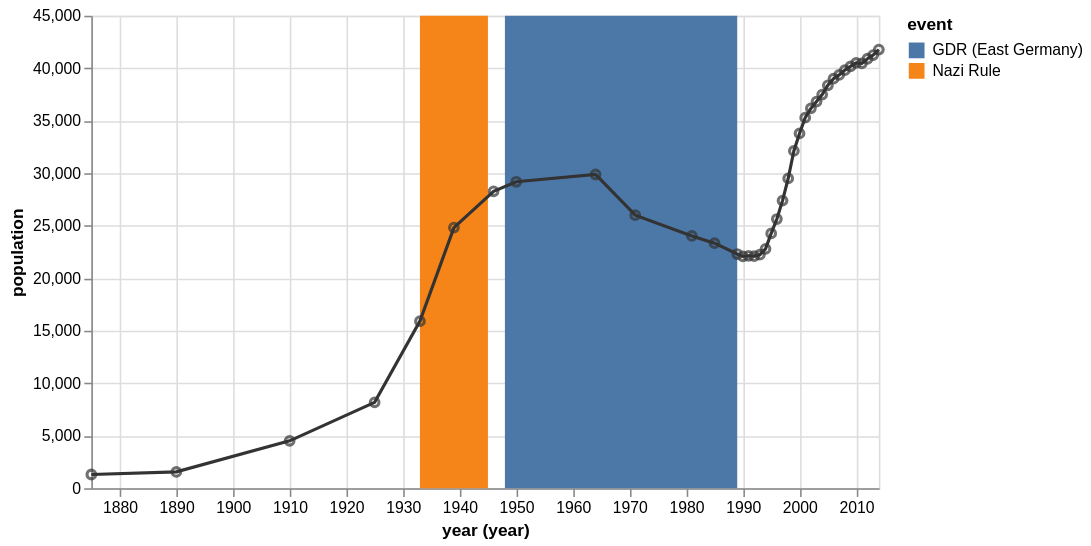

Express this chart as Vega-Lite.
### Vega specification from a JSON file in a GitHub repository (floating-point values rounded to 4 significant figures)
{"$schema": "https://vega.github.io/schema/vega/v5.json", "description": "The population of the German city of Falkensee over time", "background": "white", "padding": 5, "width": 500, "height": 300, "style": "cell", "data": [{"name": "source_0", "values": [{"year": "1875", "population": 1309}, {"year": "1890", "population": 1558}, {"year": "1910", "population": 4512}, {"year": "1925", "population": 8180}, {"year": "1933", "population": 15915}, {"year": "1939", "population": 24824}, {"year": "1946", "population": 28275}, {"year": "1950", "population": 29189}, {"year": "1964", "population": 29881}, {"year": "1971", "population": 26007}, {"year": "1981", "population": 24029}, {"year": "1985", "population": 23340}, {"year": "1989", "population": 22307}, {"year": "1990", "population": 22087}, {"year": "1991", "population": 22139}, {"year": "1992", "population": 22105}, {"year": "1993", "population": 22242}, {"year": "1994", "population": 22801}, {"year": "1995", "population": 24273}, {"year": "1996", "population": 25640}, {"year": "1997", "population": 27393}, {"year": "1998", "population": 29505}, {"year": "1999", "population": 32124}, {"year": "2000", "population": 33791}, {"year": "2001", "population": 35297}, {"year": "2002", "population": 36179}, {"year": "2003", "population": 36829}, {"year": "2004", "population": 37493}, {"year": "2005", "population": 38376}, {"year": "2006", "population": 39008}, {"year": "2007", "population": 39366}, {"year": "2008", "population": 39821}, {"year": "2009", "population": 40179}, {"year": "2010", "population": 40511}, {"year": "2011", "population": 40465}, {"year": "2012", "population": 40905}, {"year": "2013", "population": 41258}, {"year": "2014", "population": 41777}]}, {"name": "source_1", "values": [{"start": "1933", "end": "1945", "event": "Nazi Rule"}, {"start": "1948", "end": "1989", "event": "GDR (East Germany)"}]}, {"name": "data_0", "source": "source_0", "transform": [{"type": "formula", "expr": "timeParse(datum[\"year\"],'%Y')", "as": "year"}, {"field": "year", "type": "timeunit", "units": ["year"], "as": ["year_year", "year_year_end"]}]}, {"name": "data_1", "source": "data_0", "transform": [{"type": "filter", "expr": "(isDate(datum[\"year_year\"]) || (isValid(datum[\"year_year\"]) && isFinite(+datum[\"year_year\"]))) && isValid(datum[\"population\"]) && isFinite(+datum[\"population\"])"}]}, {"name": "data_2", "source": "source_1", "transform": [{"type": "formula", "expr": "timeParse(datum[\"start\"],'%Y')", "as": "start"}, {"type": "formula", "expr": "timeParse(datum[\"end\"],'%Y')", "as": "end"}, {"field": "start", "type": "timeunit", "units": ["year"], "as": ["year_start", "year_start_end"]}, {"field": "end", "type": "timeunit", "units": ["year"], "as": ["year_end", "year_end_end"]}, {"type": "filter", "expr": "(isDate(datum[\"year_start\"]) || (isValid(datum[\"year_start\"]) && isFinite(+datum[\"year_start\"])))"}]}], "marks": [{"name": "layer_0_marks", "type": "rect", "style": ["rect"], "from": {"data": "data_2"}, "encode": {"update": {"fill": {"scale": "color", "field": "event"}, "description": {"signal": "\"start (year): \" + (timeFormat(datum[\"year_start\"], timeUnitSpecifier([\"year\"], {\"year-month\":\"%b %Y \",\"year-month-date\":\"%b %d, %Y \"}))) + \"; end (year): \" + (timeFormat(datum[\"year_end\"], timeUnitSpecifier([\"year\"], {\"year-month\":\"%b %Y \",\"year-month-date\":\"%b %d, %Y \"}))) + \"; event: \" + (isValid(datum[\"event\"]) ? datum[\"event\"] : \"\"+datum[\"event\"])"}, "x": {"scale": "x", "field": "year_start"}, "x2": {"scale": "x", "field": "year_end"}, "y": {"value": 0}, "y2": {"field": {"group": "height"}}}}}, {"name": "layer_1_marks", "type": "line", "style": ["line"], "sort": {"field": "x"}, "from": {"data": "data_0"}, "encode": {"update": {"stroke": {"value": "#333"}, "description": {"signal": "\"year (year): \" + (timeFormat(datum[\"year_year\"], timeUnitSpecifier([\"year\"], {\"year-month\":\"%b %Y \",\"year-month-date\":\"%b %d, %Y \"}))) + \"; population: \" + (format(datum[\"population\"], \"\"))"}, "x": {"scale": "x", "field": "year_year"}, "y": {"scale": "y", "field": "population"}, "defined": {"signal": "isValid(datum[\"year_year\"]) && isFinite(+datum[\"year_year\"]) && isValid(datum[\"population\"]) && isFinite(+datum[\"population\"])"}}}}, {"name": "layer_2_marks", "type": "symbol", "style": ["point"], "from": {"data": "data_1"}, "encode": {"update": {"opacity": {"value": 0.7}, "fill": {"value": "transparent"}, "stroke": {"value": "#333"}, "ariaRoleDescription": {"value": "point"}, "description": {"signal": "\"year (year): \" + (timeFormat(datum[\"year_year\"], timeUnitSpecifier([\"year\"], {\"year-month\":\"%b %Y \",\"year-month-date\":\"%b %d, %Y \"}))) + \"; population: \" + (format(datum[\"population\"], \"\"))"}, "x": {"scale": "x", "field": "year_year"}, "y": {"scale": "y", "field": "population"}}}}], "scales": [{"name": "x", "type": "time", "domain": {"fields": [{"data": "data_2", "field": "year_start"}, {"data": "data_2", "field": "year_end"}, {"data": "data_0", "field": "year_year"}, {"data": "data_1", "field": "year_year"}]}, "range": [0, {"signal": "width"}]}, {"name": "color", "type": "ordinal", "domain": {"data": "data_2", "field": "event", "sort": true}, "range": "category"}, {"name": "y", "type": "linear", "domain": {"fields": [{"data": "data_0", "field": "population"}, {"data": "data_1", "field": "population"}]}, "range": [{"signal": "height"}, 0], "nice": true, "zero": true}], "axes": [{"scale": "x", "orient": "bottom", "gridScale": "y", "grid": true, "tickCount": {"signal": "ceil(width/40)"}, "tickMinStep": {"signal": "datetime(2002, 0, 1, 0, 0, 0, 0) - datetime(2001, 0, 1, 0, 0, 0, 0)"}, "domain": false, "labels": false, "aria": false, "maxExtent": 0, "minExtent": 0, "ticks": false, "zindex": 0}, {"scale": "y", "orient": "left", "gridScale": "x", "grid": true, "tickCount": {"signal": "ceil(height/40)"}, "domain": false, "labels": false, "aria": false, "maxExtent": 0, "minExtent": 0, "ticks": false, "zindex": 0}, {"scale": "x", "orient": "bottom", "grid": false, "title": "year (year)", "format": {"signal": "timeUnitSpecifier([\"year\"], {\"year-month\":\"%b %Y \",\"year-month-date\":\"%b %d, %Y \"})"}, "labelFlush": true, "labelOverlap": true, "tickCount": {"signal": "ceil(width/40)"}, "tickMinStep": {"signal": "datetime(2002, 0, 1, 0, 0, 0, 0) - datetime(2001, 0, 1, 0, 0, 0, 0)"}, "zindex": 0}, {"scale": "y", "orient": "left", "grid": false, "title": "population", "labelOverlap": true, "tickCount": {"signal": "ceil(height/40)"}, "zindex": 0}], "legends": [{"fill": "color", "symbolType": "square", "title": "event"}]}
